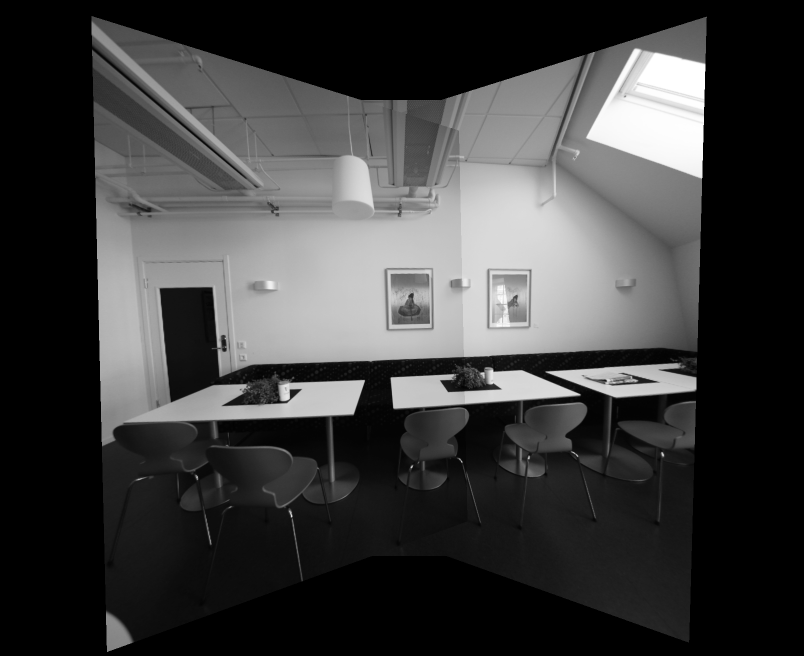
#> input picture Assign2/Results/output_homography.png, 1608 x 1312 px (shown at 1/2 size)
$ python main.py 3 ../Results/output_homography.png ../Results/output_homography_lpb.png ../Results/output_cylindrical.png out.png
#> lines starting #> are read from the running program, lines starting #| are printed output that depends on the picture
# Instructions:
# Do not change the output file names, use the helper functions as you see fit

import os
import sys
import cv2
import numpy as np
import matplotlib.pyplot as plt
import math

# [13 lines left out: function help_message, not called in this run]

'''
Detect, extract and match features between img1 and img2.
Using SIFT as the detector/extractor, but this is inconsequential to the user.

Returns: (pts1, pts2), where ptsN are points on image N.
    The lists are "aligned", i.e. point i in pts1 matches with point i in pts2.

Usage example:
    im1 = cv2.imread("image1.jpg", 0)
    im2 = cv2.imread("image2.jpg", 0)
    (pts1, pts2) = feature_matching(im1, im2)

    plt.subplot(121)
    plt.imshow(im1)
    plt.scatter(pts1[:,:,0],pts1[:,:,1], 0.5, c='r', marker='x')
    plt.subplot(122)
    plt.imshow(im2)
    plt.scatter(pts1[:,:,0],pts1[:,:,1], 0.5, c='r', marker='x')
'''
def feature_matching(img1, img2, savefig=False):
    # Initiate SIFT detector
    sift = cv2.xfeatures2d.SIFT_create()
    # find the keypoints and descriptors with SIFT
    kp1, des1 = sift.detectAndCompute(img1,None)
    kp2, des2 = sift.detectAndCompute(img2,None)
    # FLANN parameters
    FLANN_INDEX_KDTREE = 1
    index_params = dict(algorithm = FLANN_INDEX_KDTREE, trees = 5)
    search_params = dict(checks=50)   # or pass empty dictionary
    flann = cv2.FlannBasedMatcher(index_params,search_params)
    matches2to1 = flann.knnMatch(des2,des1,k=2)

    matchesMask_ratio = [[0,0] for i in xrange(len(matches2to1))]
    match_dict = {}
    for i,(m,n) in enumerate(matches2to1):
        if m.distance < 0.7*n.distance:
            matchesMask_ratio[i]=[1,0]
            match_dict[m.trainIdx] = m.queryIdx

    good = []
    recip_matches = flann.knnMatch(des1,des2,k=2)
    matchesMask_ratio_recip = [[0,0] for i in xrange(len(recip_matches))]

    for i,(m,n) in enumerate(recip_matches):
        if m.distance < 0.7*n.distance: # ratio
            if m.queryIdx in match_dict and match_dict[m.queryIdx] == m.trainIdx: #reciprocal
                good.append(m)
                matchesMask_ratio_recip[i]=[1,0]


    if savefig:
        draw_params = dict(matchColor = (0,255,0),
                           singlePointColor = (255,0,0),
                           matchesMask = matchesMask_ratio_recip,
                           flags = 0)
        img3 = cv2.drawMatchesKnn(img1,kp1,img2,kp2,recip_matches,None,**draw_params)

        plt.figure(),plt.xticks([]),plt.yticks([])
        plt.imshow(img3,)
        plt.savefig("feature_matching.png",bbox_inches='tight')

    return ([ kp1[m.queryIdx].pt for m in good ],[ kp2[m.trainIdx].pt for m in good ])

'''
Warp an image from cartesian coordinates (x, y) into cylindrical coordinates (theta, h)
Returns: (image, mask)
Mask is [0,255], and has 255s wherever the cylindrical images has a valid value.
Masks are useful for stitching

Usage example:

    im = cv2.imread("myimage.jpg",0) #grayscale
    h,w = im.shape
    f = 700
    K = np.array([[f, 0, w/2], [0, f, h/2], [0, 0, 1]]) # mock calibration matrix
    imcyl = cylindricalWarpImage(im, K)
'''
# [36 lines left out: function cylindricalWarpImage, not called in this run]

'''
Calculate the geometric transform (only affine or homography) between two images,
based on feature matching and alignment with a robust estimator (RANSAC).

Returns: (M, pts1, pts2, mask)
Where: M    is the 3x3 transform matrix
       pts1 are the matched feature points in image 1
       pts2 are the matched feature points in image 2
       mask is a binary mask over the lists of points that selects the transformation inliers

Usage example:
    im1 = cv2.imread("image1.jpg", 0)
    im2 = cv2.imread("image2.jpg", 0)
    (M, pts1, pts2, mask) = getTransform(im1, im2)

    # for example: transform im1 to im2's plane
    # first, make some room around im2
    im2 = cv2.copyMakeBorder(im2,200,200,500,500, cv2.BORDER_CONSTANT)
    # then transform im1 with the 3x3 transformation matrix
    out = cv2.warpPerspective(im1, M, (im1.shape[1],im2.shape[0]), dst=im2.copy(), borderMode=cv2.BORDER_TRANSPARENT)

    plt.imshow(out, cmap='gray')
    plt.show()
'''
def getTransform(src, dst, method='affine'):
    pts1,pts2 = feature_matching(src,dst)

    src_pts = np.float32(pts1).reshape(-1,1,2)
    dst_pts = np.float32(pts2).reshape(-1,1,2)

    if method == 'affine':
        M, mask = cv2.estimateAffine2D(src_pts, dst_pts, cv2.RANSAC, ransacReprojThreshold=5.0)
        #M = np.append(M, [[0,0,1]], axis=0)

    if method == 'homography':
        M, mask = cv2.findHomography(src_pts, dst_pts, cv2.RANSAC, 5.0)

    matchesMask = mask.ravel().tolist()

    return (M, pts1, pts2, mask)


# [51 lines left out: function laplacian_pyramid_blending, not called in this run]

# ===================================================
# ================ Perspective Warping ==============
# ===================================================
def Perspective_warping(img1, img2, img3):

   # makes space around image1
   img1 = cv2.copyMakeBorder(img1,200,200,500,500, cv2.BORDER_CONSTANT)

   #matches features of source(Image2) and destination(Image 2) and calculates homography matrix
   (M, pts1, pts2, mask) = getTransform(img2, img1,'homography')

   # then transform image2 with the 3x3 transformation matrix
   out1 = cv2.warpPerspective(img2, M, (img1.shape[1],img1.shape[0]), dst=img1.copy(), borderMode=cv2.BORDER_TRANSPARENT)

   #matches features of source(Image3) and destination(first output Image) and calculates homography matrix
   (M, pts1, pts2, mask) = getTransform(img3, out1,'homography')
   outFinal = cv2.warpPerspective(img3, M, (out1.shape[1],out1.shape[0]), dst=out1.copy(), borderMode=cv2.BORDER_TRANSPARENT)


   output_image=outFinal
   output_name=sys.argv[5]+"output_homography.png"
   cv2.imwrite(output_name,output_image)

   secondImage=cv2.imread("example_output1.png",0)

   value=RMSD(1,outFinal,secondImage)
   print('RMSD value for question 1',value)

   return True

# [129 lines left out: functions Bonus_perspective_warping, Cylindrical_warping, Bonus_cylindrical_warping, not called in this run]

'''
This exact function will be used to evaluate your results for HW2
Compare your result with master image and get the difference, the grading
criteria is posted on Piazza
'''
def RMSD(questionID, target, master):
    # Get width, height, and number of channels of the master image
    master_height, master_width = master.shape[:2]
    master_channel = len(master.shape)

    # Get width, height, and number of channels of the target image
    target_height, target_width = target.shape[:2]
    target_channel = len(target.shape)

    # Validate the height, width and channels of the input image
    if (master_height != target_height or master_width != target_width or master_channel != target_channel):
        return -1
    else:
        nonZero_target = cv2.countNonZero(target)
        nonZero_master = cv2.countNonZero(master)

        if (questionID == 1):
           if (nonZero_target < 1200000):
               return -1
        elif(questionID == 2):
            if (nonZero_target < 700000):
                return -1
        else:
            return -1

        total_diff = 0.0;
        master_channels = cv2.split(master);
        target_channels = cv2.split(target);

        for i in xrange(0, len(master_channels), 1):
            dst = cv2.absdiff(master_channels[i], target_channels[i])
            dst = cv2.pow(dst, 2)
            mean = cv2.mean(dst)
            total_diff = total_diff + mean[0]**(1/2.0)

        return total_diff;


if __name__ == '__main__':
   question_number = -1

   # Validate the input arguments
   if (len(sys.argv) != 6):
      help_message()
      sys.exit()
   else:
      question_number = int(sys.argv[1])
      if (question_number > 4 or question_number < 1):
         print("Input parameters out of bound ...")
         sys.exit()

   input_image1 = cv2.imread(sys.argv[2], 0)
#> input_image1 is the input picture: shape (1312, 1608); min 0, max 255, mean 61.6
   input_image2 = cv2.imread(sys.argv[3], 0)
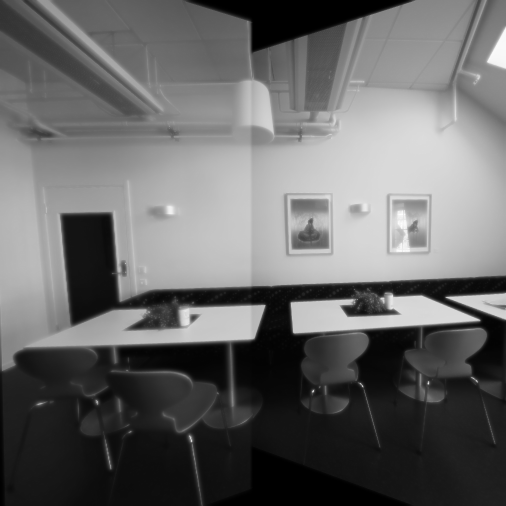
#> input picture Assign2/Results/output_homography_lpb.png, 1012 x 1012 px (shown at 1/2 size)
#> input_image2 is the input picture: shape (1012, 1012); min 0, max 255, mean 103.1
   input_image3 = cv2.imread(sys.argv[4], 0)
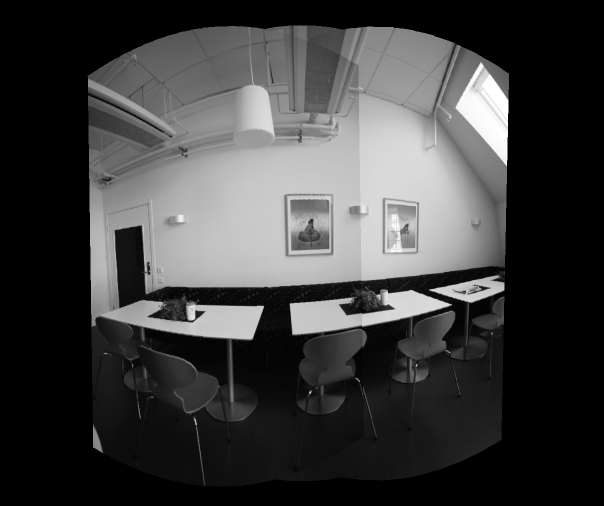
#> input picture Assign2/Results/output_cylindrical.png, 1208 x 1012 px (shown at 1/2 size)
#> input_image3 is the input picture: shape (1012, 1208); min 0, max 255, mean 62.2

   function_launch = {
   1 : Perspective_warping(input_image1, input_image2, input_image3),
   2 : Cylindrical_warping(input_image1, input_image2, input_image3),
   3 : Bonus_perspective_warping(input_image1, input_image2, input_image3),
   4 : Bonus_cylindrical_warping(input_image1, input_image2, input_image3),
   }
#> in Perspective_warping, `img1 = cv2.copyMakeBorder(img1,200,200,500,500, cv2.BORDER_CONSTANT)`:
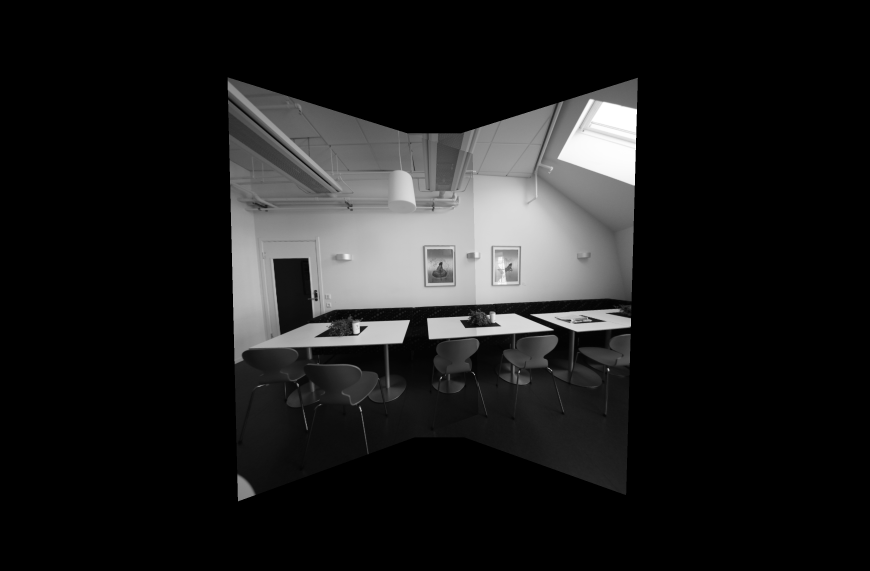
#> img1: shape (1712, 2608) (shown at 1/3 size); min 0, max 255, mean 29.1
#> in feature_matching, `kp1, des1 = sift.detectAndCompute(img1,None)`: kp1 = 326 keypoints; strongest (x, y, size): (626, 782, 3), (479, 649, 51.1), (827, 624, 46.1), (857, 766, 2.9)
#> in feature_matching, `kp2, des2 = sift.detectAndCompute(img2,None)`: kp2 = 1008 keypoints; strongest (x, y, size): (1814, 411, 155.4), (1323, 1134, 2.8), (1083, 1232, 2.7), (1423, 1123, 2)
#> in feature_matching, `matches2to1 = flann.knnMatch(des2,des1,k=2)`: matches2to1 = 1008 matches
#> in feature_matching, `matchesMask_ratio = [[0,0] for i in xrange(len(matches2to1))]`: matchesMask_ratio = 1008 pairs, first value 0 to 0, second value 0 to 0
#> after the loop in feature_matching, `for i,(m,n) in enumerate(matches2to1):`: match_dict = 140 items; matchesMask_ratio = 1008 pairs, first value 0 to 1, second value 0 to 0
#> in feature_matching, `recip_matches = flann.knnMatch(des1,des2,k=2)`: recip_matches = 326 matches
#> in feature_matching, `matchesMask_ratio_recip = [[0,0] for i in xrange(len(recip_matches))]`: matchesMask_ratio_recip = 326 pairs, first value 0 to 0, second value 0 to 0
#> after the loop in feature_matching, `for i,(m,n) in enumerate(recip_matches):`: good = 104 matches; matchesMask_ratio_recip = 326 pairs, first value 0 to 1, second value 0 to 0
#> in getTransform, `pts1,pts2 = feature_matching(src,dst)`: pts1 = 104 pairs, first value 38.67 to 981.4, second value 153.6 to 852.8; pts2 = 104 pairs, first value 739.3 to 1682.1, second value 504.8 to 1202.7
#> in getTransform, `src_pts = np.float32(pts1).reshape(-1,1,2)`: src_pts = 104 rows, first 8: [38.67, 695.6], [88.27, 278.1], [179.1, 852.8], [187.8, 789], [207.3, 704.2], [230.2, 659.7], [230.3, 717.8], [230.3, 717.8]
#> in getTransform, `dst_pts = np.float32(pts2).reshape(-1,1,2)`: dst_pts = 104 rows, first 8: [739.3, 1046.1], [787.3, 627.2], [879.6, 1202.7], [888, 1139.6], [906.5, 1052.6], [926.4, 1009.7], [930.2, 1068.5], [930.2, 1068.5]
#> in getTransform, `M, mask = cv2.findHomography(src_pts, dst_pts, cv2.RANSAC, 5.0)`: M = [[1, -0.00817, 701.1], [0.000383, 0.99, 352.4], [1.68e-06, -6.91e-06, 1]]; mask = 104 values, max 1 at index 0, min 0 at index 14, mean 0.933
#> in getTransform, `matchesMask = mask.ravel().tolist()`: matchesMask has the same summary as mask
#> in feature_matching (call 2), `kp1, des1 = sift.detectAndCompute(img1,None)`: kp1 = 1146 keypoints; strongest (x, y, size): (392, 848, 2.1), (971, 210, 74.4), (620, 785, 3), (397, 628, 9.3)
#> in feature_matching (call 2), `kp2, des2 = sift.detectAndCompute(img2,None)`: kp2 = 542 keypoints; strongest (x, y, size): (1814, 411, 155.5), (1825, 1109, 4.4), (1180, 998, 50.7), (1877, 968, 22.3)
#> in feature_matching (call 2), `matches2to1 = flann.knnMatch(des2,des1,k=2)`: matches2to1 = 542 matches
#> in feature_matching (call 2), `recip_matches = flann.knnMatch(des1,des2,k=2)`: recip_matches = 1146 matches
#> after the loop in feature_matching (call 2), `for i,(m,n) in enumerate(recip_matches):`: good = 102 matches; matchesMask_ratio_recip = 1146 pairs, first value 0 to 1, second value 0 to 0
#> in getTransform (call 2), `src_pts = np.float32(pts1).reshape(-1,1,2)`: src_pts = 102 rows, first 8: [194.9, 632.1], [219.3, 358], [259.3, 487], [309.4, 592.3], [312.2, 630.3], [313.3, 611.5], [351, 597.2], [364.2, 798.8]
#> in getTransform (call 2), `dst_pts = np.float32(pts2).reshape(-1,1,2)`: dst_pts = 102 rows, first 8: [737.7, 1045.8], [797.2, 619.8], [877.8, 838.7], [968.4, 955.4], [978.2, 1001.5], [978.3, 977.8], [1024.3, 957.5], [1046.7, 1188.4]
#> in Perspective_warping, `(M, pts1, pts2, mask) = getTransform(img3, out1,'homography')`: M = [[0.72, -0.173, 761.6], [-0.131, 0.794, 408.9], [-0.000143, -0.000118, 1]]; pts1 = 102 pairs, first value 194.9 to 1015.6, second value 53.95 to 846.8; pts2 = 102 pairs, first value 701.1 to 1908, second value 490.1 to 1188.4; mask = 102 values, max 1 at index 9, min 0 at index 0, mean 0.461
#> in Perspective_warping, `outFinal = cv2.warpPerspective(img3, M, (out1.shape[1],out1.shape[0]),..`:
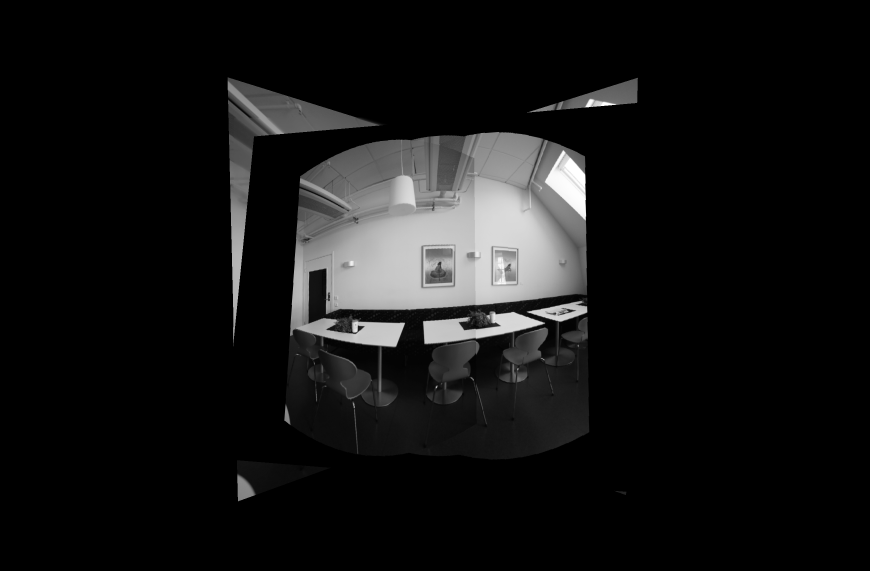
#> outFinal: shape (1712, 2608) (shown at 1/3 size); min 0, max 255, mean 20.4
#> (the run stopped early here; a loop or call above may not have finished)
